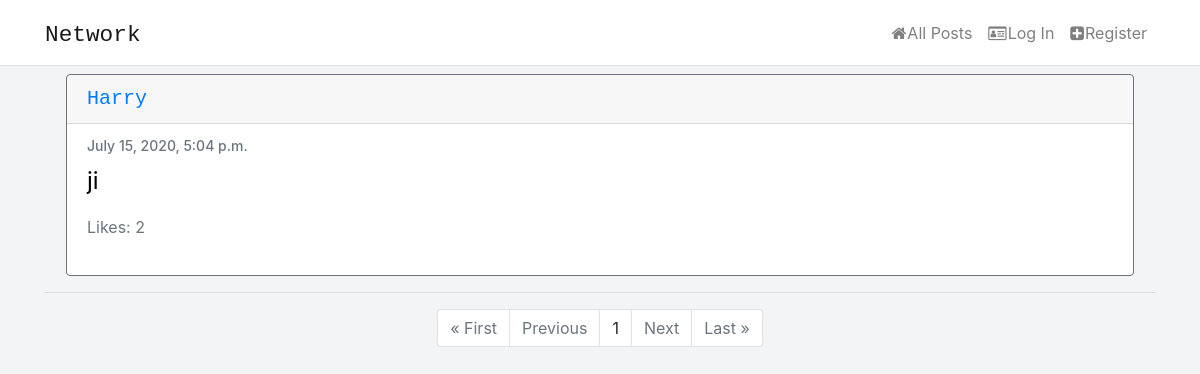
Page /following/pooja/ on the committed database.
### network/models.py (models this page shows, shortened)
class Post(models.Model):
    content = models.CharField(max_length=255)
    user = models.ForeignKey('User', on_delete=models.CASCADE, related_name='author')
    date = models.DateTimeField(default=datetime.now())
    liked = models.ManyToManyField('User', default = None, blank = True, related_name='post_likes')

class User(AbstractUser):
    pass

### network/views.py (the view)
# urls.py: path("following/<str:username>/", views.following, name = "following"),
def following(request, username):
    if request.method == "GET":
        currentuser = get_object_or_404(User, username=username)
        follows = Profile.objects.filter(follower=currentuser)
        posts = Post.objects.all().order_by('id').reverse()
        posted = []
        for p in posts:
            for follower in follows:
                if follower.target == p.user:
                    posted.append(p)
        if not follows:
            return render(request, "network/following.html", {'message': "you don't follow anybody"})
        paginator = Paginator(posted, 10)
        page_number = request.GET.get('page')
        page_obj = paginator.get_page(page_number)
        return render(request, 'network/following.html', {'page_obj': page_obj})

### network/templates/network/following.html (shortened to what this page needs)
{% extends "network/layout.html" %}
{% load static %}
{% block body %}
<div class="container">
        {% for post in page_obj %}
        <div class="card border-secondary mb-3" style="width:auto; margin:6px;">
            <h5 class="card-header"><a href="{% url 'profile' username=post.user %}">{{post.user|title}}</a></h5>
            <div class="card-body text-secondary">
                <h6 class="card-subtitle mb-2 text-muted">{{post.date}}</h6>
                <p class="card-text">{{post.content}}</p>
                {% if user.is_authenticated %}
                {% if request.user in post.liked.all %}
                <a class="likebutton" href="#" data-catid="{{ post.id }}" id="{{post.id}}" data-total="{{post.liked.all.count}}"  data-value="Unlike" value="submit"><i class="fa fa-heart" id="heart{{post.id}}" style="margin-right: 4px; color:red;"></i><span id="liked{{post.id}}">{{post.liked.all.count}}</span></a>
                {% else %}
                <a class="likebutton" href="#" data-catid="{{ post.id }}" id="{{post.id}}" data-total="{{post.liked.all.count}}"  data-value="Like" value="submit"><i class="fa fa-heart" id="heart{{post.id}}" style="margin-right: 4px; color:black;"></i><span id="liked{{post.id}}">{{post.liked.all.count}}</span></a>
                {% endif %}
                {% else %}
                    <p>Likes: {{post.liked.all.count}}</p>
                {% endif %}
            </div>
        </div>
        {% endfor %}
    </div>
    <hr>
    <div class="container">
        <ul class="pagination justify-content-center">
            {% if page_obj.has_previous %}
                <li class="page-item"><a href="?page=1" class="page-link">&laquo; First</a></li>
                <li class="page-item"><a href="?page={{ page_obj.previous_page_number }}" class="page-link">Previous</a></li>
            {% else %}
            <li class="page-item disabled"><a class="page-link">&laquo; First</a></li>
            <li class="page-item disabled"><a class="page-link">Previous</a></li>
            {% endif %}
                <li class="page-item"><a class="page-link">{{ page_obj.number }}</a></li>
            {% if page_obj.has_next %}
            <li class="page-item"><a href="?page={{ page_obj.next_page_number }}" class="page-link">Next</a></li>
            <li class="page-item"><a href="?page={{ page_obj.paginator.num_pages }}" class="page-link">Last &raquo;</a></li>
            {% else %}
            <li class="page-item disabled"><a class="page-link">Next</a></li>
            <li class="page-item disabled"><a class="page-link">Last &raquo;</a></li>
            {% endif %}
        </ul>
    </div>
{% endblock %}

### network/static/network/styles.css (style rules this page uses)
body { background-color: #f2f4f5; }
.card-header { font-size:20px; font-family: monospace; }
.card-subtitle { font-size:14px; }
.card-text { font-size:24px; color:black; }

### rows in the picture
Post: user "Harry", date "July 15, 2020, 5:04 p.m.", content "ji", liked.all.count "2"

### other values in the picture
{{ page_obj.number }} "1"
